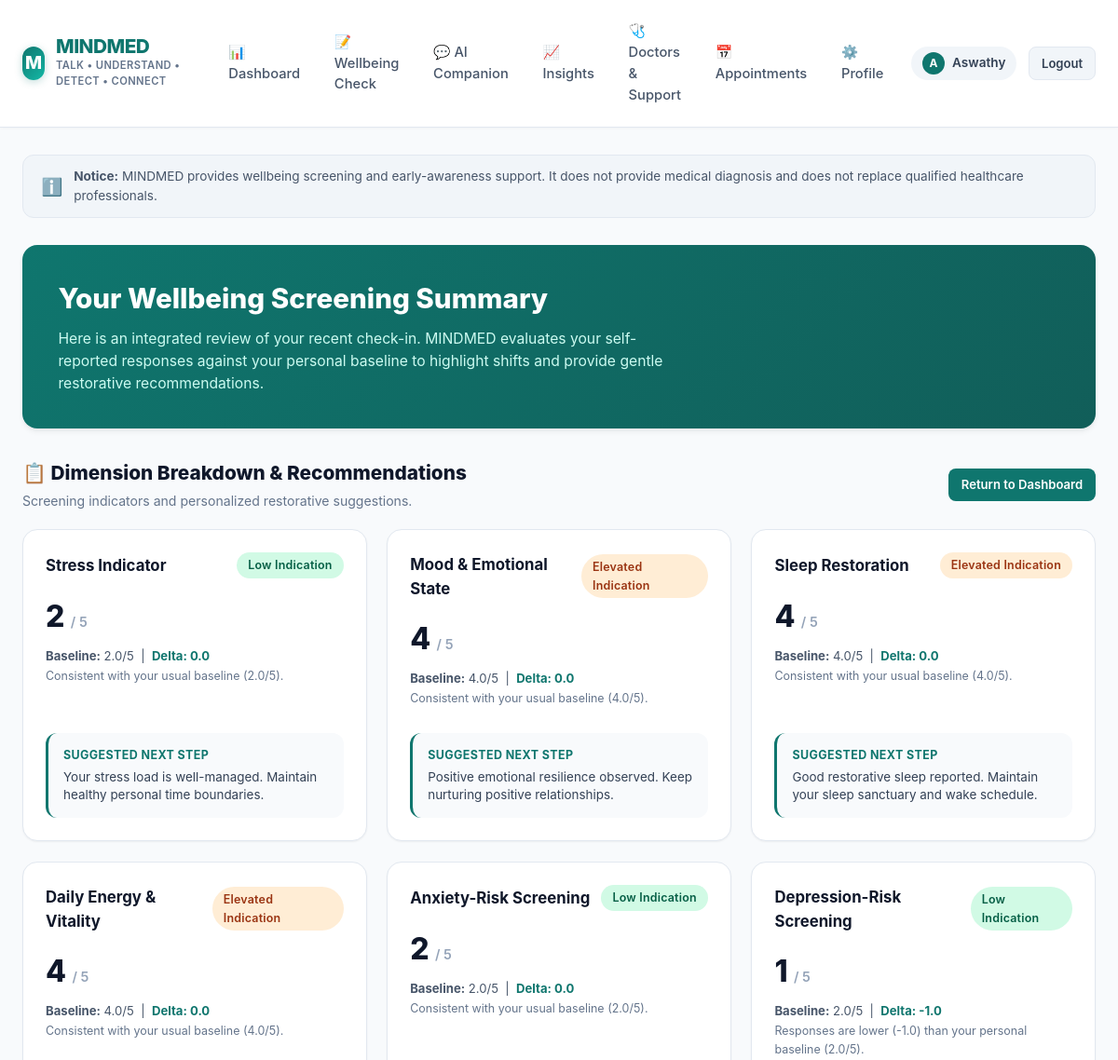
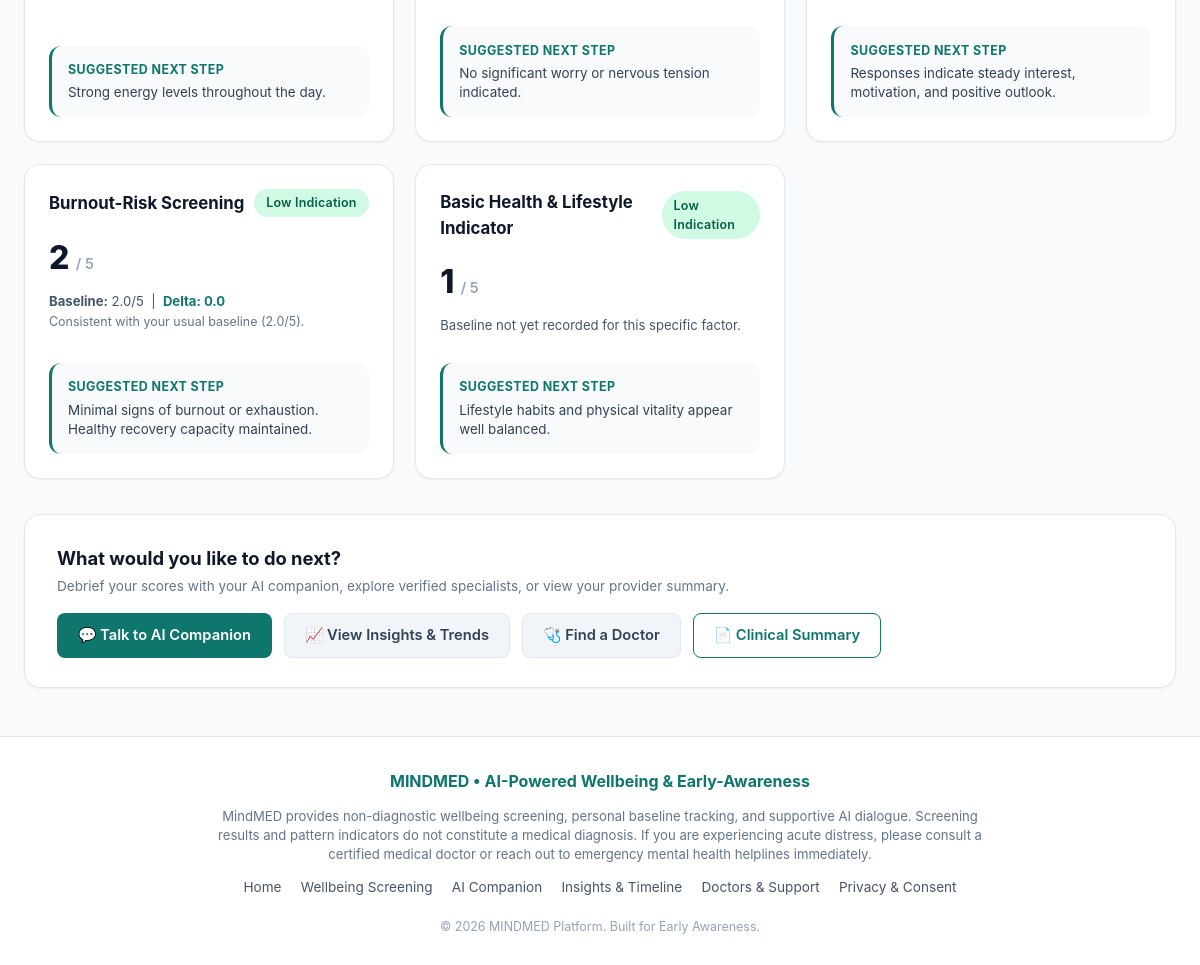
/results/23 (signed in), run on the app's committed database (2 pictures, top to bottom).
### tables this page shows
CREATE TABLE users (
            id INTEGER PRIMARY KEY AUTOINCREMENT,
            name TEXT NOT NULL,
            email TEXT UNIQUE NOT NULL,
            password TEXT NOT NULL,
            age INTEGER,
            gender TEXT,
            location TEXT,
            created_at TIMESTAMP DEFAULT CURRENT_TIMESTAMP
        );

CREATE TABLE baseline (
            id INTEGER PRIMARY KEY AUTOINCREMENT,
            user_id INTEGER UNIQUE NOT NULL,
            stress_baseline REAL,
            mood_baseline REAL,
            sleep_baseline REAL,
            energy_baseline REAL,
            anxiety_baseline REAL,
            burnout_baseline REAL,
            created_at TIMESTAMP DEFAULT CURRENT_TIMESTAMP,
            updated_at TIMESTAMP DEFAULT CURRENT_TIMESTAMP,
            FOREIGN KEY (user_id) REFERENCES users(id)
        );

### app.py (the view)
@app.route('/results')
@app.route('/results/<int:assessment_id>')
@login_required
def results(assessment_id=None):
    user_id = session['user_id']
    conn = get_db_connection()
    if assessment_id:
        assessment_record = conn.execute('''
            SELECT * FROM assessments WHERE id = ? AND user_id = ?
        ''', (assessment_id, user_id)).fetchone()
    else:
        assessment_record = conn.execute('''
            SELECT * FROM assessments WHERE user_id = ? ORDER BY created_at DESC LIMIT 1
        ''', (user_id,)).fetchone()
    baseline = conn.execute('SELECT * FROM baseline WHERE user_id = ?', (user_id,)).fetchone()
    conn.close()
    if not assessment_record:
        flash('No assessment results found. Please complete a wellbeing check first.', 'info')
        return redirect(url_for('assessment'))
    def build_metric_data(score, base_val, label, higher_is_worse=True, suggestions=None):
        ind = get_indication_label(score)
        delta_str = "N/A"
        delta_note = "Baseline comparison not yet available."
        delta = None
        if base_val is not None:
            delta = round(score - base_val, 1)
            delta_str = f"+{delta}" if delta > 0 else f"{delta}"
            if abs(delta) < 0.3:
                delta_note = f"Consistent with your usual baseline ({base_val:.1f}/5)."
            elif delta > 0:
                delta_note = f"Responses are higher (+{delta}) than your personal baseline ({base_val:.1f}/5)."
            else:
                delta_note = f"Responses are lower ({delta}) than your personal baseline ({base_val:.1f}/5)."
        return {
            'score': score,
            'label': label,
            'indication': ind,
            'baseline': base_val,
            'delta': delta,
            'delta_str': delta_str,
            'delta_note': delta_note,
            'suggestion': suggestions.get(ind['level'], suggestions.get('default', 'Continue monitoring your habits.'))
        }
    results_data = {
        'stress': build_metric_data(
            assessment_record['stress'],
            baseline['stress_baseline'] if baseline else None,
            'Stress Indicator',
            higher_is_worse=True,
            suggestions={
                'Low Indication': 'Your stress load is well-managed. Maintain healthy personal time boundaries.',
                'Moderate Indication': 'Mild stress noted. Introduce 5-minute breathing pauses and prioritize daily rest.',
                'Elevated Indication': 'Noticeably elevated stress. Consider delegating non-urgent tasks and talking with a mentor.',
                'Needs Attention': 'High stress indications. Proactively reduce obligations and consider speaking with a mental health specialist.'
            }
        ),
        'mood': build_metric_data(
            assessment_record['mood'],
            baseline['mood_baseline'] if baseline else None,
            'Mood & Emotional State',
            higher_is_worse=False,
            suggestions={
                'Low Indication': 'Your mood responses indicate feelings of low enthusiasm. Gentle social engagement and outdoors time may help.',
                'Moderate Indication': 'Neutral to moderate emotional tone. Engage in creative or calming hobbies you enjoy.',
                'Elevated Indication': 'Positive emotional resilience observed. Keep nurturing positive relationships.',
                'Needs Attention': 'Flourishing emotional vitality. Continue maintaining your balanced lifestyle.'
            }
        ),
        'sleep': build_metric_data(
            assessment_record['sleep'],
            baseline['sleep_baseline'] if baseline else None,
            'Sleep Restoration',
            higher_is_worse=False,
            suggestions={
                'Low Indication': 'Sleep restorative quality appears disrupted. Avoid evening blue light and keep consistent sleep hours.',
                'Moderate Indication': 'Fair sleep quality. Aim for 30 minutes of screen-free winding down before bed.',
                'Elevated Indication': 'Good restorative sleep reported. Maintain your sleep sanctuary and wake schedule.',
                'Needs Attention': 'Excellent sleep pattern. Consistent sleep is a prime pillar of mental well-being.'
            }
        ),
        'energy': build_metric_data(
            assessment_record['energy'],
            baseline['energy_baseline'] if baseline else None,
            'Daily Energy & Vitality',
            higher_is_worse=False,
            suggestions={
                'Low Indication': 'Low energy reserves detected. Stay hydrated, eat balanced meals, and take short walking breaks.',
                'Moderate Indication': 'Moderate energy. Watch out for midday slumps by balancing caffeine intake.',
                'Elevated Indication': 'Strong energy levels throughout the day.',
                'Needs Attention': 'High vitality. Excellent capacity for daily activities.'
            }
        ),
        'anxiety': build_metric_data(
            assessment_record['anxiety'],
            baseline['anxiety_baseline'] if baseline else None,
            'Anxiety-Risk Screening',
            higher_is_worse=True,
            suggestions={
                'Low Indication': 'No significant worry or nervous tension indicated.',
                'Moderate Indication': 'Mild anxious thoughts reported. Practicing box breathing or 5-4-3-2-1 grounding can provide relief.',
                'Elevated Indication': 'Frequent worry or nervousness detected. Journaling your worries or talking to our AI Companion can help de-escalate thoughts.',
                'Needs Attention': 'Marked anxiety pattern. We recommend consulting a licensed psychologist or counselor for structured guidance.'
            }
        ),
        'depression': build_metric_data(
            assessment_record['depression'],
            baseline['anxiety_baseline'] if baseline else None, # using baseline context
            'Depression-Risk Screening',
            higher_is_worse=True,
            suggestions={
                'Low Indication': 'Responses indicate steady interest, motivation, and positive outlook.',
                'Moderate Indication': 'Mild dips in pleasure or hopefulness noted. Reconnect with small uplifting daily rituals.',
                'Elevated Indication': 'Responses suggest reduced motivation or persistent low spirits worth monitoring.',
                'Needs Attention': 'Screening indicates sustained low mood. Consider speaking with a compassionate healthcare provider for professional support.'
            }
        ),
        'burnout': build_metric_data(
            assessment_record['burnout'],
            baseline['burnout_baseline'] if baseline else None,
            'Burnout-Risk Screening',
            higher_is_worse=True,
            suggestions={
                'Low Indication': 'Minimal signs of burnout or exhaustion. Healthy recovery capacity maintained.',
                'Moderate Indication': 'Occasional workplace or study fatigue. Establish firmer cut-off hours in the evenings.',
                'Elevated Indication': 'Responses suggest notable exhaustion and motivational strain. Prioritize restorative breaks immediately.',
                'Needs Attention': 'Significant burnout-related pattern detected. We strongly suggest taking structured time off and consulting a professional.'
            }
        ),
        'health_risk': build_metric_data(
            assessment_record['health_risk'],
            None,
            'Basic Health & Lifestyle Indicator',
            higher_is_worse=True,
            suggestions={
                'Low Indication': 'Lifestyle habits and physical vitality appear well balanced.',
                'Moderate Indication': 'Mild physical fatigue or lifestyle strain reported.',
                'Elevated Indication': 'Physical fatigue is impacting daily routines. Prioritize nutrition and physical activity.',
                'Needs Attention': 'High physical fatigue indicated. A routine physical check-up with a medical doctor is encouraged.'
            }
        )
    }
    early_awareness = analyze_early_awareness(assessment_record, baseline)
    return render_template(
        'results.html',
        assessment=assessment_record,
        results_data=results_data,
        early_awareness=early_awareness,
        has_baseline=(baseline is not None and baseline['stress_baseline'] is not None)
    )

### templates/results.html (shortened to what this page needs)
{% extends "base.html" %}
{% block content %}
<div class="results-header-card">
  <h1>Your Wellbeing Screening Summary</h1>
  <p>
    Here is an integrated review of your recent check-in. MINDMED evaluates your self-reported responses
    against your personal baseline to highlight shifts and provide gentle restorative recommendations.
  </p>
</div>
<div class="section-header">
  <div>
    <h2 class="section-title">📋 Dimension Breakdown & Recommendations</h2>
    <p class="section-subtitle">Screening indicators and personalized restorative suggestions.</p>
  </div>
  <div>
    <a href="{{ url_for('dashboard') }}" class="btn btn-sm btn-primary">Return to Dashboard</a>
  </div>
</div>
<div class="results-grid">
  {% for key, item in results_data.items() %}
    <div class="result-card">
      <div>
        <div class="result-card-top">
          <h3 class="result-title">{{ item.label }}</h3>
          <span class="badge {{ item.indication.class }}">
            {{ item.indication.level }}
          </span>
        </div>
        <div style="display: flex; align-items: baseline; gap: 0.4rem; margin-bottom: 0.5rem;">
          <span style="font-size: 2rem; font-weight: 800; color: var(--slate-900);">{{ item.score }}</span>
          <span style="font-size: 0.9rem; color: var(--slate-400); font-weight: 600;">/ 5</span>
        </div>
        <p style="font-size: 0.82rem; color: var(--slate-600); margin-bottom: 0.75rem;">
          {% if item.baseline is not none %}
            <strong>Baseline:</strong> {{ item.baseline|round(1) }}/5 &nbsp;|&nbsp;
            <span style="font-weight: 700; color: var(--primary);">Delta: {{ item.delta_str }}</span><br>
            <span style="font-size: 0.78rem; color: var(--slate-500);">{{ item.delta_note }}</span>
          {% else %}
            <span>Baseline not yet recorded for this specific factor.</span>
          {% endif %}
        </p>
      </div>
      <div class="result-suggestion-box">
        <h5>Suggested Next Step</h5>
        <p>{{ item.suggestion }}</p>
      </div>
    </div>
  {% endfor %}
</div>
<div style="background: #ffffff; border: 1px solid var(--slate-200); border-radius: var(--radius-lg); padding: 1.8rem 2rem; display: flex; align-items: center; justify-content: space-between; flex-wrap: wrap; gap: 1rem; box-shadow: var(--shadow-sm);">
  <div>
    <h3 style="font-size: 1.15rem; font-weight: 700; color: var(--slate-900); margin-bottom: 0.2rem;">What would you like to do next?</h3>
    <p style="font-size: 0.85rem; color: var(--slate-500);">
      Debrief your scores with your AI companion, explore verified specialists, or view your provider summary.
    </p>
  </div>
  <div style="display: flex; gap: 0.75rem; flex-wrap: wrap;">
    <a href="{{ url_for('ai_companion') }}" class="btn btn-primary">
      💬 Talk to AI Companion
    </a>
    <a href="{{ url_for('insights') }}" class="btn btn-secondary">
      📈 View Insights & Trends
    </a>
    <a href="{{ url_for('professionals') }}" class="btn btn-secondary">
      🩺 Find a Doctor
    </a>
    <a href="{{ url_for('summary') }}" class="btn btn-outline">
      📄 Clinical Summary
    </a>
  </div>
</div>
{% endblock %}

### templates/base.html (shortened to what this page needs)
<!DOCTYPE html>
<html lang="en">
<head>
  <link rel="stylesheet" href="{{ url_for('static', filename='css/style.css') }}">
  <link rel="stylesheet" href="{{ url_for('static', filename='css/dashboard.css') }}">
</head>
<body>
  <header class="navbar">
    <div class="nav-container">
      <a href="{{ url_for('index') }}" class="brand-logo">
        <div class="brand-icon">M</div>
        <div class="brand-text">
          <span class="brand-title">MINDMED</span>
          <span class="brand-tagline">Talk • Understand • Detect • Connect</span>
        </div>
      </a>
      <ul class="nav-menu" id="navMenu">
        {% if current_user %}
          <li><a href="{{ url_for('dashboard') }}" class="nav-link {% if request.endpoint == 'dashboard' %}active{% endif %}">📊 Dashboard</a></li>
          <li><a href="{{ url_for('assessment') }}" class="nav-link {% if request.endpoint == 'assessment' %}active{% endif %}">📝 Wellbeing Check</a></li>
          <li><a href="{{ url_for('ai_companion') }}" class="nav-link {% if request.endpoint == 'ai_companion' %}active{% endif %}">💬 AI Companion</a></li>
          <li><a href="{{ url_for('insights') }}" class="nav-link {% if request.endpoint == 'insights' %}active{% endif %}">📈 Insights</a></li>
          <li><a href="{{ url_for('professionals') }}" class="nav-link {% if request.endpoint in ['professionals', 'doctors'] %}active{% endif %}">🩺 Doctors & Support</a></li>
          <li><a href="{{ url_for('appointments') }}" class="nav-link {% if request.endpoint == 'appointments' %}active{% endif %}">📅 Appointments</a></li>
          <li><a href="{{ url_for('profile') }}" class="nav-link {% if request.endpoint == 'profile' %}active{% endif %}">⚙️ Profile</a></li>
          <li>
            <div class="nav-user-badge">
              <span class="nav-user-avatar">{{ current_user['name'][0] | upper }}</span>
              <span>{{ current_user['name'].split()[0] }}</span>
            </div>
          </li>
          <li><a href="{{ url_for('logout') }}" class="btn btn-sm btn-secondary" style="margin-left: 0.4rem;">Logout</a></li>
        {% endif %}
      </ul>
    </div>
  </header>
  <main class="main-content">
    <div class="disclaimer-banner">
      <span class="disclaimer-icon">ℹ️</span>
      <div>
        <strong>Notice:</strong> {{ medical_disclaimer }}
      </div>
    </div>
    {% block content %}{% endblock %}
  </main>
  <footer class="footer">
    <div class="footer-inner">
      <div class="footer-brand">MINDMED • AI-Powered Wellbeing & Early-Awareness</div>
      <p class="footer-disclaimer">
        MindMED provides non-diagnostic wellbeing screening, personal baseline tracking, and supportive AI dialogue.
        Screening results and pattern indicators do not constitute a medical diagnosis. If you are experiencing acute distress,
        please consult a certified medical doctor or reach out to emergency mental health helplines immediately.
      </p>
      <ul class="footer-links">
        <li><a href="{{ url_for('index') }}">Home</a></li>
        <li><a href="{{ url_for('assessment') if current_user else url_for('signup') }}">Wellbeing Screening</a></li>
        <li><a href="{{ url_for('ai_companion') if current_user else url_for('login') }}">AI Companion</a></li>
        <li><a href="{{ url_for('insights') if current_user else url_for('login') }}">Insights & Timeline</a></li>
        <li><a href="{{ url_for('professionals') if current_user else url_for('login') }}">Doctors & Support</a></li>
        <li><a href="{{ url_for('profile') if current_user else url_for('login') }}">Privacy & Consent</a></li>
      </ul>
      <div style="font-size: 0.78rem; color: var(--slate-400); margin-top: 0.4rem;">
        &copy; 2026 MINDMED Platform. Built for Early Awareness.
      </div>
    </div>
  </footer>
</body>
</html>

### data on the page
users: name "A", name "Aswathy"
baseline: baseline "2.0" "4.0" "4.0" "4.0" "2.0" "2.0" "2.0"

### other printed values
{{ medical_disclaimer }} "MINDMED provides wellbeing screening and early-awareness support. It does not provide medical diagnosis and does not replace qualified healthcare professionals."
{{ item.label }} "Stress Indicator" "Mood & Emotional State" "Sleep Restoration" "Daily Energy & Vitality" "Anxiety-Risk Screening" "Depression-Risk Screening" "Burnout-Risk Screening" "Basic Health & Lifestyle Indicator"
{{ item.indication.level }} "Low Indication" "Elevated Indication" "Elevated Indication" "Elevated Indication" "Low Indication" "Low Indication" "Low Indication" "Low Indication"
{{ item.score }} "2" "4" "4" "4" "2" "1" "2" "1"
{{ item.delta_str }} "0.0" "0.0" "0.0" "0.0" "0.0" "-1.0" "0.0"
{{ item.delta_note }} "Consistent with your usual baseline (2.0/5)." "Consistent with your usual baseline (4.0/5)." "Consistent with your usual baseline (4.0/5)." "Consistent with your usual baseline (4.0/5)." "Consistent with your usual baseline (2.0/5)." "Responses are lower (-1.0) than your personal baseline (2.0/5)." "Consistent with your usual baseline (2.0/5)."
{{ item.suggestion }} "Your stress load is well-managed. Maintain healthy personal time boundaries." "Positive emotional resilience observed. Keep nurturing positive relationships." "Good restorative sleep reported. Maintain your sleep sanctuary and wake schedule." "Strong energy levels throughout the day." "No significant worry or nervous tension indicated." "Responses indicate steady interest, motivation, and positive outlook." "Minimal signs of burnout or exhaustion. Healthy recovery capacity maintained." "Lifestyle habits and physical vitality appear well balanced."
